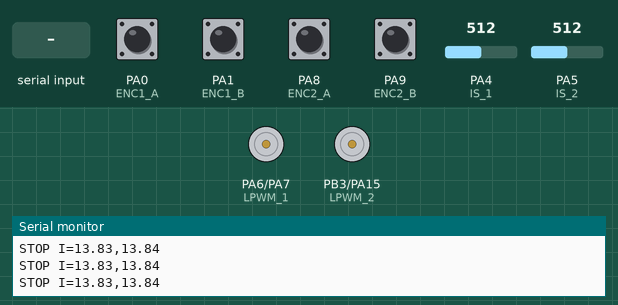
Bench run of a sketch on a simulated STM32 Black Pill. Parts: motor-driver pin pairs drawn as motors (green arrow = first pin HIGH = forward, orange = second pin HIGH = backward, longer = more drive, scaled by the enable pin), the last lines printed to the serial monitor. The test bench sets the inputs (shaded band); at power-on: PA0 (ENC1_A), PA1 (ENC1_B), PA8 (ENC2_A), PA9 (ENC2_B) HIGH, PA4 (IS_1) = 512, PA5 (IS_2) = 512 (analog values on the 0–1023 scale).

Above: at 1.7 s.
1.8 s: "90,45\n" received over the second serial link
3.7 s: PA4 (IS_1) set to 205
5.3 s: PA4 (IS_1) set to 183
At 5.65 s:
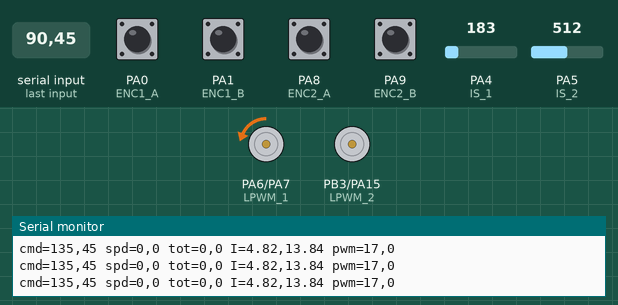
7.2 s: PA5 (IS_2) set to 122
At 8.5 s:
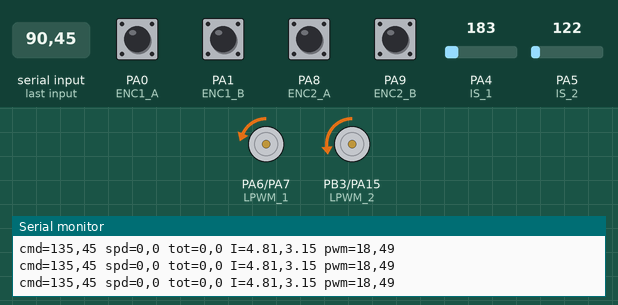
8.9 s: "30,150\n" received over the second serial link
At 10.1 s:
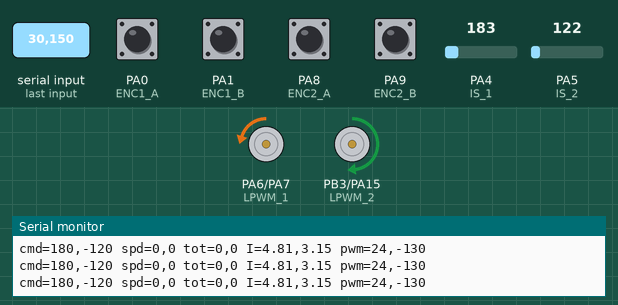
10.4 s: PA5 (IS_2) set to 306
At 11.1 s:
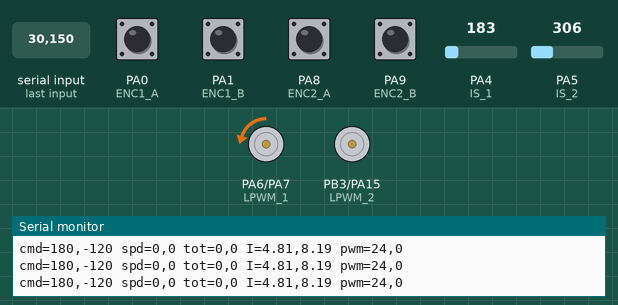
Timing chart, 0 to 12.9 s (numbered marks = the images above; inputs shaded):
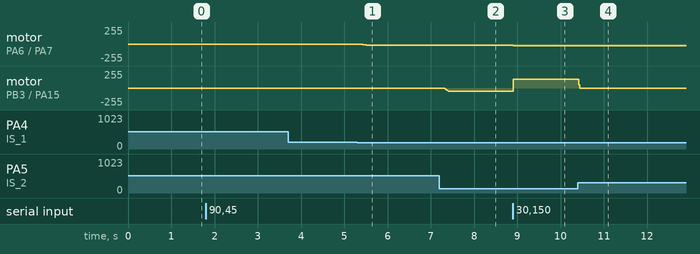

The sketch:

motor_controller.ino
```cpp
#include <Arduino.h>

/*
 * Контроллер моторов гусеничной платформы 10 кг
 * Плата: WeAct Black Pill STM32F411CEU6
 *
 * Принимает по UART1 от ESP32 строки "move,turn\n" (−255…255),
 * считает arcade-mix по бортам, держит скорость по энкодерам (PI-trim)
 * и измеряет ток драйверов BTS7960B через пины IS.
 */

// =============================================================================
// Пины борта 1 (левый)
// =============================================================================
const int RPWM_1 = PA7;   // ШИМ «вперёд» → RPWM драйвера 1
const int LPWM_1 = PA6;   // ШИМ «назад»  → LPWM драйвера 1
const int EN_1   = PA2;   // R_EN+L_EN драйвера 1 (включение моста)
const int ENC1_A = PA0;   // Энкодер, фаза A (провод 3 шлейфа)
const int ENC1_B = PA1;   // Энкодер, фаза B (провод 4 шлейфа)
const int IS_1   = PA4;   // Ток драйвера 1: R_IS и L_IS замкнуты вместе → ADC

// =============================================================================
// Пины борта 2 (правый)
// =============================================================================
const int RPWM_2 = PA15;
const int LPWM_2 = PB3;
const int EN_2   = PA3;
const int ENC2_A = PA8;
const int ENC2_B = PA9;
const int IS_2   = PA5;   // Ток драйвера 2: R_IS и L_IS замкнуты вместе → ADC

// =============================================================================
// Энкодеры: знак направления
// «Вперёд» должно давать положительные тики на обоих бортах.
// По калибровке: борт 1 зеркальный → ENC_SIGN_1 = −1.
// =============================================================================
const int8_t ENC_SIGN_1 = -1;
const int8_t ENC_SIGN_2 = 1;

// =============================================================================
// Контур скорости (feedforward cmd + ограниченный PI-trim)
// =============================================================================
const bool SPEED_CLOSED_LOOP = true;
const unsigned long CONTROL_DT_MS = 20;  // период контура, мс

// Сколько тиков за CONTROL_DT ожидать на единицу |cmd|.
// Калибровка: установившийся |spd| при cmd=150 → SCALE = spd/150 ≈ 0.333.
float CMD_TO_TICKS = 0.333f;
float Kp = 0.25f;
float Ki = 0.015f;
const float INTEGRAL_MAX = 40.0f;   // anti-windup интегратора
const int CORRECTION_MAX = 40;      // потолок trim, чтобы не ломать open-loop базу
const int SPEED_CLAMP = 200;        // отсечка мусорных дельт энкодера
const int CMD_DEADZONE = 5;         // ниже — считаем «стоп»
const int MIN_TICKS_FOR_LOOP = 0;   // 0: PI и на малых оборотах (1–2 тика / 20 мс)

// =============================================================================
// Ток BTS7960B (IS)
//
// Пин IS — источник тока IIS ≈ IL / kILIS (kILIS типично 8500).
// На модуле IBT-2 уже стоит резистор RIS к GND → VIS = IIS × RIS.
// IL ≈ (VIS / RIS) × kILIS.
//
// Схема на breadboard (на каждый драйвер):
//   R_IS ──┬──► PA4 или PA5 (STM32)
//   L_IS ──┘
// Общая GND драйвера ↔ GND STM32 обязательна.
//
// ВАЖНО: в аварии IS может дать до ~4.5–7 мА → при RIS=1 кΩ до 7 В.
// АЦП STM32 максимум 3.3 В. Рекомендуется делитель или TVS/стабилитрон 3.3 В
// на линии IS. Пока VIS в норме (холостой ход <1 В) можно без делителя,
// но для защиты АЦП делитель предпочтителен.
// Если ставите делитель 1:2 — скорректируйте RIS_OHMS (калибровка амперметром).
// =============================================================================
const float ADC_VREF = 3.3f;          // опорное АЦП BlackPill
const int   ADC_MAX  = 4095;          // 12 бит
const float K_ILIS   = 8500.0f;       // IL / IIS по datasheet BTS7960 (типично)
// Эффективное сопротивление sense: штатный RIS модуля, с учётом делителя.
// Типичный IBT-2: 1 кΩ или 10 кΩ — уточнить мультиметром RIS↔GND на модуле.
// Стартовое значение 1000 Ом; калибровать амперметром при известной нагрузке.
float RIS_OHMS = 1000.0f;

// Нулевое смещение по СЫРОМУ току на STOP (до вычитания).
// Ошибка прошлой калибровки: брали уже обрезанный лог STOP — оффсет занизился.
// Сейчас: отображаемый STOP 0.12/0.15 при оффсетах 0.08/0.04 → сырой ≈ 0.20/0.19.
float I_OFFSET_1_A = 0.20f;
float I_OFFSET_2_A = 0.19f;

const int CURRENT_AVG_SAMPLES = 8;    // усреднение (ШИМ 2 кГц даёт шум на IS)
const float CURRENT_EMA_ALPHA = 0.25f; // сглаживание для лога/лимитов

// Мягкая защита по току (А). Stall мотора JGB37-520 ≈ 3.2–3.9 А.
const float I_SOFT_LIMIT_A = 3.5f;    // выше — пропорционально режем ШИМ
const float I_HARD_LIMIT_A = 5.0f;    // выше — полный стоп борта
const bool  CURRENT_LIMIT_ENABLE = true;

// =============================================================================
// Состояние энкодеров / управления
// =============================================================================
volatile int32_t encTicks1 = 0;
volatile int32_t encTicks2 = 0;
volatile uint8_t prevQuad1 = 0;
volatile uint8_t prevQuad2 = 0;

int moveTarget = 0;   // от ESP32: продольная команда
int turnTarget = 0;   // от ESP32: дифференциал поворота
String inputBuffer = "";

int32_t lastPos1 = 0;
int32_t lastPos2 = 0;
unsigned long lastControlMs = 0;
float integral1 = 0.0f;
float integral2 = 0.0f;
float speedEma1 = 0.0f;
float speedEma2 = 0.0f;
const float SPEED_EMA_ALPHA = 0.35f;  // сглаживание тиков — меньше квантования на малой скорости

float currentEma1 = 0.0f;  // сглаженный ток борта 1, А
float currentEma2 = 0.0f;

// Таблица квадратурного декодера: индекс = (prev<<2)|curr → шаг −1/0/+1
static const int8_t QUAD_TABLE[16] = {
  0, +1, -1, 0,
  -1, 0, 0, +1,
  +1, 0, 0, -1,
  0, -1, +1, 0
};

uint8_t readQuad(int pinA, int pinB) {
  return (uint8_t)((digitalRead(pinA) << 1) | digitalRead(pinB));
}

void handleEncoder(int pinA, int pinB, volatile uint8_t &prev,
                   volatile int32_t &ticks, int8_t sign) {
  uint8_t curr = readQuad(pinA, pinB);
  int8_t step = QUAD_TABLE[(prev << 2) | curr];
  if (step != 0) {
    ticks += (int32_t)sign * step;
  }
  prev = curr;
}

void enc1A_ISR() { handleEncoder(ENC1_A, ENC1_B, prevQuad1, encTicks1, ENC_SIGN_1); }
void enc1B_ISR() { handleEncoder(ENC1_A, ENC1_B, prevQuad1, encTicks1, ENC_SIGN_1); }
void enc2A_ISR() { handleEncoder(ENC2_A, ENC2_B, prevQuad2, encTicks2, ENC_SIGN_2); }
void enc2B_ISR() { handleEncoder(ENC2_A, ENC2_B, prevQuad2, encTicks2, ENC_SIGN_2); }

void setMotorPWM(int rpwm_pin, int lpwm_pin, int pwm_value) {
  // На BTS7960 активен только один канал ШИМ; второй удерживаем в 0.
  if (pwm_value >= 0) {
    analogWrite(lpwm_pin, 0);
    analogWrite(rpwm_pin, pwm_value);
  } else {
    analogWrite(rpwm_pin, 0);
    analogWrite(lpwm_pin, abs(pwm_value));
  }
}

void stopMotors() {
  integral1 = 0.0f;
  integral2 = 0.0f;
  speedEma1 = 0.0f;
  speedEma2 = 0.0f;
  setMotorPWM(RPWM_1, LPWM_1, 0);
  setMotorPWM(RPWM_2, LPWM_2, 0);
}

int32_t readSpeed(volatile int32_t &ticks, int32_t &lastPos) {
  noInterrupts();
  int32_t pos = ticks;
  interrupts();
  int32_t delta = pos - lastPos;
  lastPos = pos;
  return constrain(delta, -SPEED_CLAMP, SPEED_CLAMP);
}

// Ошибка и измерение — в тиках; к cmd добавляется только ограниченный trim.
// На малой скорости энкодер даёт 0–2 тика за 20 мс — это не «молчание», а реальное
// измерение; trim должен работать, иначе борта разъезжаются.
int speedTrim(int cmd, float measuredTicks, float &integral) {
  if (abs(cmd) <= CMD_DEADZONE) {
    integral = 0.0f;
    return 0;
  }
  if (MIN_TICKS_FOR_LOOP > 0 && abs(measuredTicks) < (float)MIN_TICKS_FOR_LOOP) {
    integral *= 0.5f;
    return 0;
  }

  float error = (float)cmd * CMD_TO_TICKS - measuredTicks;
  integral = constrain(integral + error, -INTEGRAL_MAX, INTEGRAL_MAX);
  return constrain((int)(Kp * error + Ki * integral), -CORRECTION_MAX, CORRECTION_MAX);
}

// АЦП на пине IS → ток мотора в амперах.
// Цепочка: raw(0…4095) → VIS(В) → IIS=VIS/RIS → IL=IIS*kILIS → минус оффсет нуля.
float readMotorCurrentA(int isPin, float offsetA) {
  // RIS задаётся калибровкой (обычно сотни–тысячи Ом). Значение <1 Ом —
  // явная ошибка конфигурации. Раньше здесь был return 0.0 — это маскировало
  // проблему под «тока нет». Правильнее зажать RIS снизу для безопасного деления
  // и один раз предупредить в Serial.
  float ris = RIS_OHMS;
  if (ris < 1.0f) {
    static bool warned = false;
    if (!warned) {
      Serial.println("WARN: RIS_OHMS < 1, используем 1 Ом (проверьте калибровку)");
      warned = true;
    }
    ris = 1.0f;
  }

  uint32_t sum = 0;
  for (int i = 0; i < CURRENT_AVG_SAMPLES; i++) {
    sum += analogRead(isPin);
  }
  float adcCounts = (float)sum / (float)CURRENT_AVG_SAMPLES;
  float vis = adcCounts * (ADC_VREF / (float)ADC_MAX);  // напряжение на sense-резисторе
  float amps = (vis / ris) * K_ILIS - offsetA;           // IL ≈ (VIS/RIS)*8500
  return (amps > 0.0f) ? amps : 0.0f;                    // ток физически не отрицательный
}

// Снижает |pwm|, если ток выше мягкого/жёсткого порога. Возвращает итоговый ШИМ.
int applyCurrentLimit(int pwm, float currentA) {
  if (!CURRENT_LIMIT_ENABLE) {
    return pwm;
  }
  if (currentA >= I_HARD_LIMIT_A) {
    return 0;
  }
  if (currentA <= I_SOFT_LIMIT_A) {
    return pwm;
  }
  // Линейно режем от soft до hard: на soft — 100%, на hard — 0%.
  float span = I_HARD_LIMIT_A - I_SOFT_LIMIT_A;
  float scale = 1.0f - (currentA - I_SOFT_LIMIT_A) / span;
  scale = constrain(scale, 0.0f, 1.0f);
  return (int)((float)pwm * scale);
}

void setup() {
  Serial.begin(115200);

  // UART к ESP32 (перекрёст: TX STM32 → RX ESP32)
  Serial1.setTx(PB6);
  Serial1.setRx(PB7);
  Serial1.begin(115200);

  delay(500);
  analogWriteFrequency(2000);   // 2 кГц — без слышимого писка обмоток
  analogReadResolution(12);     // 0…4095 на АЦП F411

  pinMode(EN_1, OUTPUT);
  pinMode(EN_2, OUTPUT);
  digitalWrite(EN_1, HIGH);
  digitalWrite(EN_2, HIGH);

  pinMode(RPWM_1, OUTPUT);
  pinMode(LPWM_1, OUTPUT);
  pinMode(RPWM_2, OUTPUT);
  pinMode(LPWM_2, OUTPUT);

  pinMode(ENC1_A, INPUT_PULLUP);
  pinMode(ENC1_B, INPUT_PULLUP);
  pinMode(ENC2_A, INPUT_PULLUP);
  pinMode(ENC2_B, INPUT_PULLUP);

  pinMode(IS_1, INPUT);
  pinMode(IS_2, INPUT);

  prevQuad1 = readQuad(ENC1_A, ENC1_B);
  prevQuad2 = readQuad(ENC2_A, ENC2_B);

  // Квадратура: прерывания по обеим фазам (4× разрешение относительно одного канала)
  attachInterrupt(digitalPinToInterrupt(ENC1_A), enc1A_ISR, CHANGE);
  attachInterrupt(digitalPinToInterrupt(ENC1_B), enc1B_ISR, CHANGE);
  attachInterrupt(digitalPinToInterrupt(ENC2_A), enc2A_ISR, CHANGE);
  attachInterrupt(digitalPinToInterrupt(ENC2_B), enc2B_ISR, CHANGE);

  lastControlMs = millis();
  Serial.println("motor_controller: speed trim + IS current sense");
  Serial.println("Подключите R_IS+L_IS драйвера1→PA4, драйвера2→PA5 (общая GND)");
}

void loop() {
  // --- Приём команд от ESP32: "move,turn\n" ---
  while (Serial1.available() > 0) {
    char c = Serial1.read();
    if (c == '\n') {
      inputBuffer.trim();
      int commaIndex = inputBuffer.indexOf(',');
      if (commaIndex > 0) {
        moveTarget = inputBuffer.substring(0, commaIndex).toInt();
        turnTarget = inputBuffer.substring(commaIndex + 1).toInt();
      }
      inputBuffer = "";
    } else {
      inputBuffer += c;
    }
  }

  unsigned long now = millis();
  if (now - lastControlMs < CONTROL_DT_MS) {
    return;
  }
  lastControlMs = now;

  // Arcade / tank-drive: дифференциал по бортам
  int cmd1 = constrain(moveTarget + turnTarget, -255, 255);
  int cmd2 = constrain(moveTarget - turnTarget, -255, 255);

  // Ток читаем всегда (и на стопе — для контроля утечек/шума нуля)
  float i1 = readMotorCurrentA(IS_1, I_OFFSET_1_A);
  float i2 = readMotorCurrentA(IS_2, I_OFFSET_2_A);
  currentEma1 = CURRENT_EMA_ALPHA * i1 + (1.0f - CURRENT_EMA_ALPHA) * currentEma1;
  currentEma2 = CURRENT_EMA_ALPHA * i2 + (1.0f - CURRENT_EMA_ALPHA) * currentEma2;

  if (abs(cmd1) <= CMD_DEADZONE && abs(cmd2) <= CMD_DEADZONE) {
    stopMotors();
    readSpeed(encTicks1, lastPos1);
    readSpeed(encTicks2, lastPos2);
    Serial.print("STOP I=");
    Serial.print(currentEma1, 2);
    Serial.print(',');
    Serial.println(currentEma2, 2);
    return;
  }

  int32_t speed1 = readSpeed(encTicks1, lastPos1);
  int32_t speed2 = readSpeed(encTicks2, lastPos2);
  speedEma1 += SPEED_EMA_ALPHA * ((float)speed1 - speedEma1);
  speedEma2 += SPEED_EMA_ALPHA * ((float)speed2 - speedEma2);

  int pwm1 = cmd1;
  int pwm2 = cmd2;
  if (SPEED_CLOSED_LOOP) {
    pwm1 = constrain(cmd1 + speedTrim(cmd1, speedEma1, integral1), -255, 255);
    pwm2 = constrain(cmd2 + speedTrim(cmd2, speedEma2, integral2), -255, 255);
  }

  pwm1 = applyCurrentLimit(pwm1, currentEma1);
  pwm2 = applyCurrentLimit(pwm2, currentEma2);

  setMotorPWM(RPWM_1, LPWM_1, pwm1);
  setMotorPWM(RPWM_2, LPWM_2, pwm2);

  noInterrupts();
  int32_t tot1 = encTicks1;
  int32_t tot2 = encTicks2;
  interrupts();

  // Лог: ток в амперах с одним знаком после запятой
  Serial.print("cmd=");
  Serial.print(cmd1);
  Serial.print(',');
  Serial.print(cmd2);
  Serial.print(" spd=");
  Serial.print(speed1);
  Serial.print(',');
  Serial.print(speed2);
  Serial.print(" tot=");
  Serial.print(tot1);
  Serial.print(',');
  Serial.print(tot2);
  Serial.print(" I=");
  Serial.print(currentEma1, 2);
  Serial.print(',');
  Serial.print(currentEma2, 2);
  Serial.print(" pwm=");
  Serial.print(pwm1);
  Serial.print(',');
  Serial.println(pwm2);
}
```

Measured:
- after the input at 5.3 s, motor on PA6 (LPWM_1) / PA7 (RPWM_1): moves from stopped to backward 18/255 over 0.36 s, starting after 0.09 s
- after the input at 7.2 s, motor on PB3 (LPWM_2) / PA15 (RPWM_2): stopped → backward 49/255 after 0.13 s
- after the input at 8.9 s, motor on PA6 (LPWM_1) / PA7 (RPWM_1): backward 18/255 → backward 24/255 at once; motor on PB3 (LPWM_2) / PA15 (RPWM_2): backward 49/255 → forward 130/255 at once
- after the input at 10.4 s, motor on PB3 (LPWM_2) / PA15 (RPWM_2): forward 130/255 → stopped at once
